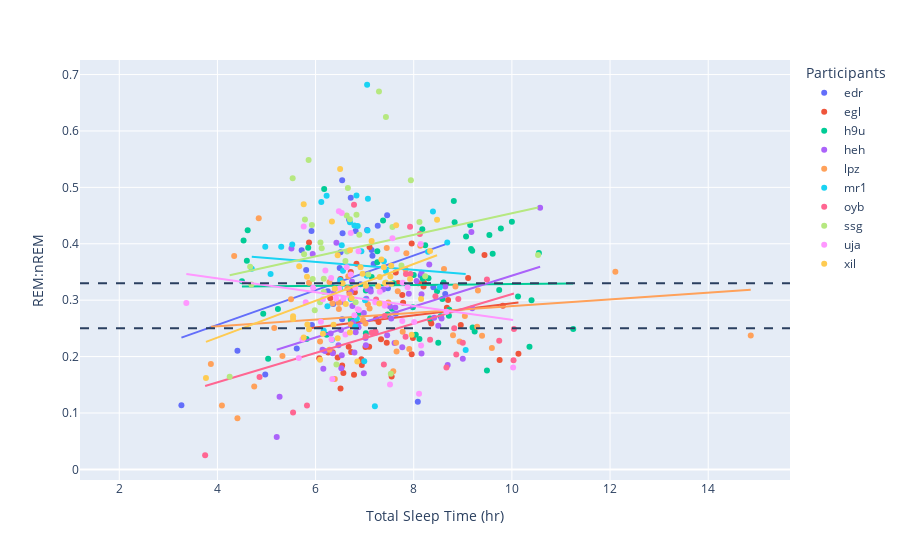

The cell this chart's notebook holds for it:
### Markdown cell above
### Visualize Sleep

### Code cell
fig = px.scatter(slpfilt, x="TST", y="REM:nREM", trendline='ols',
                 labels={
                     "REM:nREM": "REM:nREM",
                     "TST": "Total Sleep Time (hr)",
                     "pid": "Participants"
                 },
                 color="pid")
fig.add_hline(y=0.25, line_dash="dash")
fig.add_hline(y=0.33, line_dash="dash")
fig.show()
